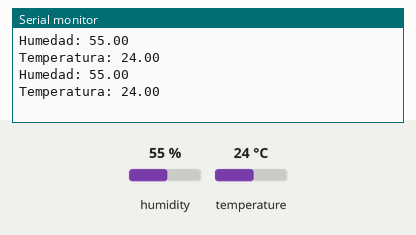
A sketch run on a simulated Arduino Uno, built with avr-gcc and run on an emulated ATmega328P. Parts: the last lines printed to the serial monitor. Inputs (shaded band) come from the test bench; at power-on: humidity 55 %, temperature 24 °C.

Above: at 10.8 s.
10.9 s: humidity set to 22 %
At 16.3 s:
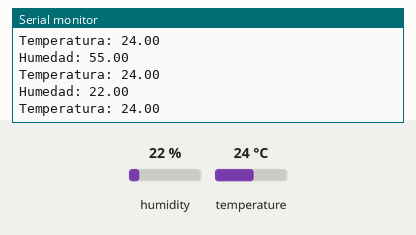
18.4 s: temperature set to 12 °C
At 21.1 s:
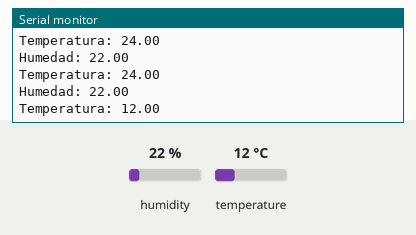
25.9 s: humidity set to 40 %
At 31.6 s:
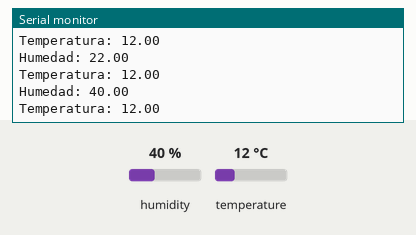
Timing chart, 0 to 33.1 s (numbered marks = the images above; inputs shaded):
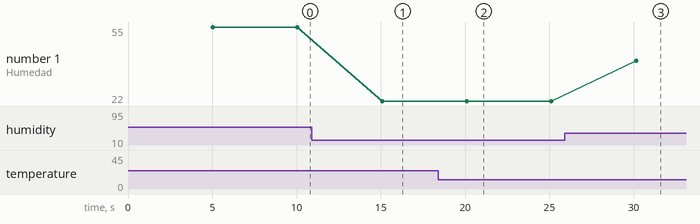

Measured:
- after the input at 10.9 s, the serial monitor: prints a new line after 4.2 s (image 1)
- after the input at 18.4 s, the serial monitor: prints a new line after 1.7 s (image 2)
- after the input at 25.9 s, the serial monitor: prints a new line after 4.2 s (image 3)
- plotted number 1: 55 → 22 after the input at 10.9 s, 22 → 40 after the input at 25.9 s

The sketch:

ArduinoHumedad.ino
```cpp
#include <DHT.h>
#define DHTPIN 2
#define DHTTYPE DHT11

// Inicializamos el sensor DHT11
DHT dht(DHTPIN, DHTTYPE);

void setup() {
  // put your setup code here, to run once:
  Serial.begin(9600);
  // Comenzamos el sensor DHT
  dht.begin();
}

void loop() {

  // put your main code here, to run repeatedly:
  delay(5000);

  // Humedad relativa
  float humedad = dht.readHumidity();
  // Temperatura en grados
  float temperatura = dht.readTemperature();

  Serial.print("Humedad: ");
  Serial.println(humedad);

  Serial.print("Temperatura: ");
  Serial.println(temperatura);
}
```
